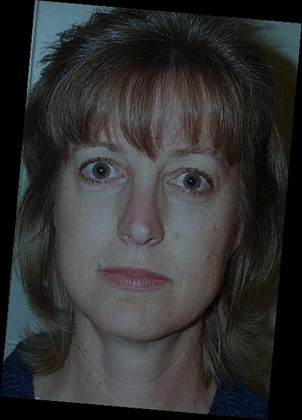
%> input picture report/im7_img.jpg, 302 x 420 px, shrunk from 494 x 688 before the run
$ octave --eval "result = tnm034(imread('report/im7_img.jpg'));"   (GNU Octave 9; MATLAB toolbox functions it lacks are replaced by stand-ins)
%> lines starting %> are read from the running program, lines starting %| are printed output that depends on the picture; in (x1, y1, x2, y2) boxes, pixels count from 0 and x2, y2 are one past the last pixel; in counts of white or black regions, pixels touching at a corner belong together; the program's own positions count from 1
### colorCorrect.m
function output_image = colorCorrrect(input)
% color correct an image using gray world assumption

% calculate mean value for each layer
red = input(:,:,1);
green = input(:,:,2);
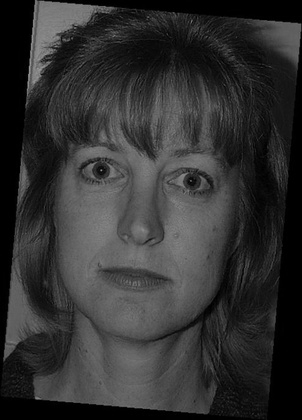
%> green: size 420x302 uint8; min 0, max 155, mean 49.4
blue = input(:,:,3);
r_mean = 1/mean(red(:));
%> r_mean = 0.0202
g_mean = 1/mean(green(:));
%> g_mean = 0.0202
b_mean = 1/mean(blue(:));
%> b_mean = 0.0202

max_RGB = max(max(r_mean,g_mean),b_mean);
%> max_RGB = 0.0202

% normalize
r_mean = r_mean/max_RGB;
%> r_mean = 1
g_mean = g_mean/max_RGB;
%> g_mean = 1
b_mean = b_mean/max_RGB;
%> b_mean = 1

red = red * r_mean;
green = green * g_mean;
blue = blue * b_mean;

output_image = cat(3, red, green, blue);
%> output_image is the input picture: size 420x302x3 uint8; mean R, G, B 49.4, 49.4, 49.4

### detectAndNormalize.m
function [ normalized ] = detectAndNormalize( img )
%DETECTANDNORMALIZE Detect face features and normalize and crop RGB image img

    % adjust color and colorspace
    img = colorCorrect(img);
    ycc = rgb2ycbcr(img);
%> ycc: size 420x302x3 uint8; mean of channels 1, 2, 3 58.4, 128, 128
    yccorig = ycc;
    ycc = chromaTransformation(ycc);

    normalized = 0;
    % detect skin
    skinModelThreshold = 2;

    mask = skinModel(ycc, skinModelThreshold);
    % detect eyes and mouth
    eye = eyeMap(yccorig);
    mouth = mouthMap(yccorig, mask);

    % apply face mask to eye map
    eye = normalize(double(eye).*double(mask(:,:,1)), 255);
    eye = uint8(eye);

    % crop image
    numEyes = 0;
    numMouths = 0;
    eyeTresh = 230;
    mouthTresh= 120;
    le = 0;
    re = 0;
    m = 0;
    while(((numEyes < 2 && numMouths < 1) || sum(le+re+m) == 0 )&& (eyeTresh > 0 && mouthTresh > 0))
        [le,re, m, numEyes, numMouths] = faceTriangle(faceCrop(eye,mask), faceCrop(mouth,mask), eyeTresh, mouthTresh);
        if(numMouths < 1)
          mouthTresh = mouthTresh - 10;
        elseif(numEyes < 2)
          eyeTresh = eyeTresh - 10;
        elseif(sum(le+re+m) == 0)
            mouthTresh = mouthTresh - 10;
            eyeTresh = eyeTresh - 10;
        end
    end

    if(eyeTresh == 0 || mouthTresh == 0 || sum(le+re+m) == 0)
        return
    end
    cropped = faceCrop(img,mask);

    % warp faces to match eachother
    pts = [le, 1;
           re, 1;
           m, 1];
    aligned = alignFace(cropped, pts);

    aligned = rgb2gray(aligned);
    normalized = aligned;
    normalized = histeq(aligned);

end

### chromaTransformation.m
function [ chroma_img ] = chromaTransformation(img)
%CHROMATRANSFORMATION Transform the chroma of YCrCb input image img
%   Detailed explanation goes here

    Y = img(:, :, 1);
    Cb = img(:, :, 2);
    Cr = img(:, :, 3);
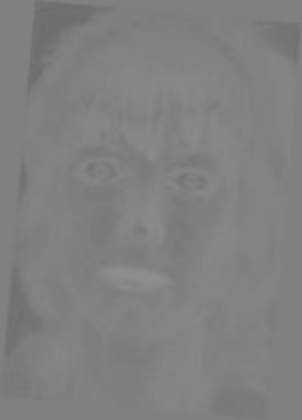
%> Cr: size 420x302 uint8; min 108, max 143, mean 128

    % neat constants from appendix A of "Face Detection in Color Images"
    % spread values
    Wcb = 46.97;
    WLcb = 23;
    WHcb = 14;
    Wcr = 38.76;
    WLcr = 20;
    WHcr = 10;

    Kl = 125;
    Kh = 188;
    Ymin = 16;
    Ymax = 235;

    % binary threshold images
    Yl = uint8(Y < Kl);
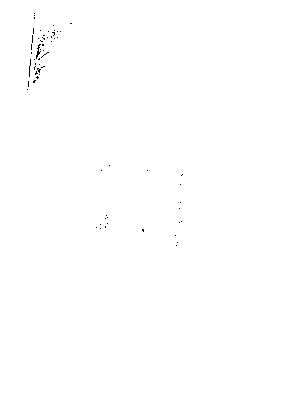
%> Yl: size 420x302 uint8; values 0 (black) and 1 (white), 99.8% white; black in thin lines or dots, all inside (x1, y1, x2, y2) = (27, 13, 183, 246)
    Yh = uint8(Y > Kh);
%> Yh: size 420x302 uint8; every value is 0
    Yi = uint8(Y >= Kl) .* uint8(Y <= Kh);
    % calc center values Cb, Equation 7
    Ba = 108;
    Bb = 118;
    CbCenterl = Ba + (Kl - Y) * (Bb - Ba) / (Kl - Ymin);
    CbCenterh = Ba + (Y - Kh) * (Bb - Ba) / (Ymax - Kh);
%> CbCenterh: size 420x302 uint8; every value is 108

    CbCenter = CbCenterl .* Yl + CbCenterh .* Yh;
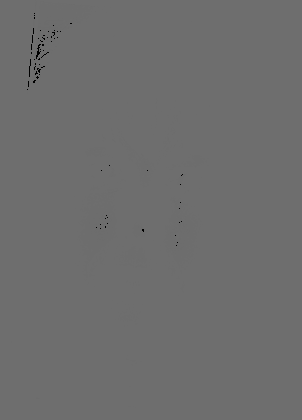
%> CbCenter: size 420x302 uint8; min 0, max 110, mean 109.8

    % calc center values Cr, Equation 8
    Ra = 154;
    Rb = 144;
    Rc = 132;
    CrCenterl = Ra - (Kl - Y) * (Ra - Rb) / (Kl - Ymin);
    CrCenterh = Ra + (Y - Kh) * (Ra - Rc) / (Ymax - Kh);
%> CrCenterh: size 420x302 uint8; every value is 154

    CrCenter = CrCenterl .* Yl + CrCenterh .* Yh;
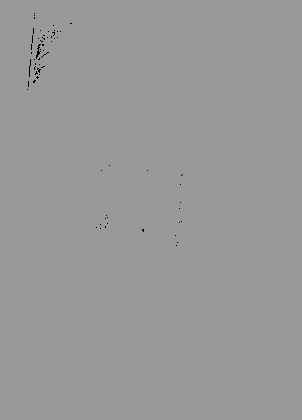
%> CrCenter: size 420x302 uint8; min 0, max 154, mean 151.8

    % calculate spread of b equation 6
    SpreadBl = clusterSpreadL(WLcb, Y, Ymin, Wcb, Kl);
    SpreadBh = clusterSpreadH(WHcb, Y, Ymax, Wcb, Kh);
%> in clusterSpreadH, `res = WHc + ((Ymax - Y) * (Wc - WHc)) / (Ymax - Kh);`: res: size 420x302 uint8; every value is 19

    SpreadB = SpreadBl .* Yl + SpreadBh .* Yh;

    % calculate spread of r equation 6
    SpreadRl = clusterSpreadL(WLcr, Y, Ymin, Wcr, Kl);
    SpreadRh = clusterSpreadH(WHcr, Y, Ymax, Wcr, Kh);
%> in clusterSpreadH (call 2), `res = WHc + ((Ymax - Y) * (Wc - WHc)) / (Ymax - Kh);`: res: size 420x302 uint8; every value is 15

    SpreadR = SpreadRl .* Yl + SpreadRh .* Yh;

    % actually calculate the new Cb and Cr, equation 5
    krConst = 168;
    kbConst = 184;
    CPrimB = cPrim(Cb, Wcb, SpreadB, CbCenter, kbConst);
%> in cPrim, `res = res + K;`:
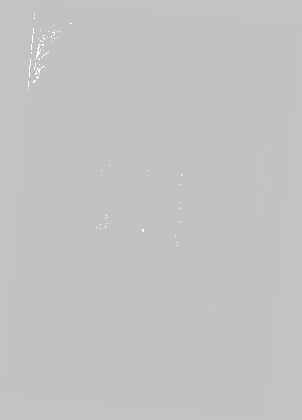
%> res: size 420x302 uint8; min 194, max 255, mean 194.3
    CPrimR = cPrim(Cr, Wcr, SpreadR, CrCenter, krConst);
    % combine the results of the different threshold images
    CPrimBi = Cb .* Yi;
    CprimB = CPrimB.*(Yl+Yh) + CPrimBi;

    CPrimRi = Cr .* Yi;
    CprimR = CPrimR.*(Yl+Yh) + CPrimRi;
    % merge into one image
    chroma_img = Y;
    chroma_img(:, :, 2) = CprimB;
    chroma_img(:, :, 3) = CprimR;
%> chroma_img: size 420x302x3 uint8; mean of channels 1, 2, 3 58.4, 194.1, 167.9
end

% Equation 5
function [res] = cPrim(C, Wc, clusterSpread, Ccenter, K)
    res = C - Ccenter;
    res = res * Wc ./ clusterSpread;
    res = res + K;
end

% Equation 6
function [res] = clusterSpreadL(WLc, Y, Ymin, Wc, Kl)
    res = WLc + ((Y - Ymin) * (Wc - WLc)) / (Kl - Ymin);
end

function [res] = clusterSpreadH(WHc, Y, Ymax, Wc, Kh)
    res = WHc + ((Ymax - Y) * (Wc - WHc)) / (Ymax - Kh);
end

### skinModel.m
% Create face mask from YCC image
function [faceMask] = skinModel(transformedImage, threshold)
%> called with threshold = 2
% facemask is the elliptical model for skin tones
% transformedImage is the chroma transformed image
% threshold value sets how strict the skin model should be to values
% in the image

theta = 2.53;
cx = 109.38;
cy = 152.02;
ecx = 1.6;
ecy = 2.41;

a = 25.39;
a2 = a*a;
b = 14.03;
b2 = b*b;

imgSize = size(transformedImage);
%> imgSize = [420 302 3]
imgX = imgSize(1);
%> imgX = 420
imgY = imgSize(2);
%> imgY = 302
%equation 10
trans  = [ cos(theta) sin(theta);
          -sin(theta) cos(theta) ];

imgCb(:,:) = double(transformedImage(:,:,2)) - cx;
imgCr(:,:) = double(transformedImage(:,:,3)) - cy;

posX = imgCb*cos(theta)+imgCr*sin(theta);
posY = imgCb*-sin(theta)+imgCr*cos(theta);

faceMask = ( ((posX - ecx).^2 ./ a2 + (posY - ecy).^2 ./ b2) <= threshold);


% morphological operations, closing, open, closing
diskSize = 20;
kernel = strel('disk', diskSize);
faceMask = imclose(faceMask, kernel);
diskSize = 4;
kernel = strel('disk', diskSize);
faceMask = imopen(faceMask, kernel);
diskSize = 25;
kernel = strel('disk', diskSize);
faceMask = imclose(faceMask, kernel);
% fill in blanks of the objects
faceMask = imfill(faceMask,'holes');

% assume largest area is face and use only that using matlab magic
if (sum(sum(faceMask)) == 0)
    faceMask = skinModel(transformedImage, threshold+.2);
%> in skinModel (call 3), `faceMask = ( ((posX - ecx).^2 ./ a2 + (posY - ecy).^2 ./ b2) <= thresh..`: faceMask: size 420x302 logical; 0% white in thin lines or dots, all inside (x1, y1, x2, y2) = (101, 170, 176, 236)
%> in skinModel (call 4), `faceMask = ( ((posX - ecx).^2 ./ a2 + (posY - ecy).^2 ./ b2) <= thresh..`: faceMask: size 420x302 logical; 0.01% white in thin lines or dots, all inside (x1, y1, x2, y2) = (96, 170, 182, 236)
%> call 5 of skinModel, with threshold = 2.8
%> in skinModel (call 5), `faceMask = ( ((posX - ecx).^2 ./ a2 + (posY - ecy).^2 ./ b2) <= thresh..`: faceMask: size 420x302 logical; 0.02% white in thin lines or dots, all inside (x1, y1, x2, y2) = (31, 44, 182, 246)
%> in skinModel (call 5), `faceMask = imclose(faceMask, kernel);`:
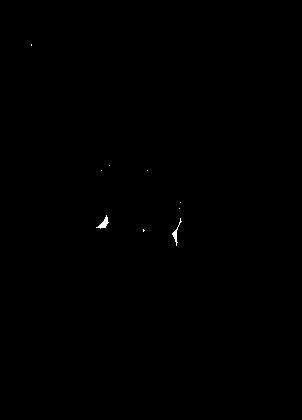
%> faceMask: size 420x302 logical; 0.11% white; 9 white regions (7 under 20 px), largest, box (x1, y1, x2, y2) and area: (96, 215, 109, 229) 69, (172, 218, 182, 246) 59
%> in skinModel (call 6), `faceMask = ( ((posX - ecx).^2 ./ a2 + (posY - ecy).^2 ./ b2) <= thresh..`: faceMask: size 420x302 logical; 0.03% white in thin lines or dots, all inside (x1, y1, x2, y2) = (27, 44, 182, 246)
%> in skinModel (call 6), `faceMask = imclose(faceMask, kernel);`: faceMask: size 420x302 logical; 0.12% white; 12 white regions (10 under 20 px), largest, box (x1, y1, x2, y2) and area: (96, 215, 109, 229) 70, (172, 218, 182, 246) 59
%> in skinModel (call 7), `faceMask = ( ((posX - ecx).^2 ./ a2 + (posY - ecy).^2 ./ b2) <= thresh..`: faceMask: size 420x302 logical; 0.03% white in thin lines or dots, all inside (x1, y1, x2, y2) = (27, 15, 183, 246)
    return
else
    faceMask = largestArea(faceMask);
    faceMask(:,:,2) = faceMask;
    faceMask(:,:,3) = faceMask(:,:,2);
end

### largestArea.m
function [ out ] = largestArea( in )
%remove all smaller areas in a image and only keep the largest one
CC = bwconncomp(in);
%> CC = 1 connected component
numPixels = cellfun(@numel,CC.PixelIdxList);
%> numPixels = 129
[biggest,idx] = max(numPixels);
%> biggest = 129; idx = 1
out = zeros(size(in));
out(CC.PixelIdxList{idx}) = in(CC.PixelIdxList{idx});
end

### normalize.m
function [ out ] = normalize(inp, top, bottom)
%> called with top = 255
%NORMALIZE normalize input args
%   normalize(inp, top)
%   input  - the input value to normalize to [top..bottom]
%   top    - the wanted top value after normalization (default 1)
%   bottom - the wanted bottom value after normalization (default 0)
    % default values
    if nargin == 1
        top = 1;
        bottom = 0;
    elseif nargin == 2
        bottom = 0;
    end

    maxX = max(inp(:));
%> maxX = 0.319
    minX = min(inp(:));
%> minX = 0.221

    % to [0..1]
    out = inp - minX;
    out = out / (maxX - minX);

    % to [bottom..top]
    out = bottom + out * (top - bottom);
end

### mouthMap.m
% Mouth map YCC img
function [mouthMap] = mouthMap(img, faceMask)

    Cb = im2double(img(:,:,2));
    Cr = im2double(img(:,:,3));
    CrSquared = Cr.^2;
    CrCb = (Cr./Cb);

    CrSquared = normalize(CrSquared, 255);
    CrCb = normalize(CrCb, 255);

    eta = 0.95 * mean(CrSquared(:))/mean(CrCb(:));
%> eta = 0.793

    mouthMap = CrSquared.*((CrSquared -(eta.*CrCb)).^2);
    mouthMap = uint8(255*mouthMap/max(mouthMap(:)));

    diskSize = 10;
    kernel = strel('disk', diskSize);
    mouthMap = imclose(mouthMap, kernel);

end

### faceCrop.m
function [ cropped ] = faceCrop( image,mask )
% crop image to face mask
    vertical = any(mask(:,:,1), 2);
    horizontal = any(mask(:,:,1), 1);
    ymin = find(vertical, 1, 'first'); % Y1
    ymax = find(vertical, 1, 'last'); % Y2
    xmin = find(horizontal, 1, 'first'); % X1
    xmax = find(horizontal, 1, 'last'); % X2

    width = xmax-xmin;
    height = ymax-ymin;

    cropped = imcrop(image,[xmin ymin width height]);
end

### faceTriangle.m
function [ leftEye, rightEye, mouthPos, eyeCount, mouthCount] = faceTriangle(eye, mouth, eyeTreshold, mouthTreshold)
%faceTriangle extract three points to form a triangle from eye and mouth map

mouth = mouth > mouthTreshold;
eye = eye > eyeTreshold;
diskSize = 8;
kernel = strel('disk', diskSize);
eye = imdilate(eye, kernel);
stats = regionprops('table',mouth, 'Centroid', 'BoundingBox');
mouthsDetected = size(stats.BoundingBox, 1);
j = 1;
imgSize = size(eye);
potentialMouths = [];
for i=1:mouthsDetected
  % if the region is twice as wide than its height, its a potential mouth
  if(stats.BoundingBox(i,3)/stats.BoundingBox(i,4) > 1)
      potentialMouths(j, :) = stats.Centroid(i,:);
      j = j+1;
  end
end

stats = regionprops('table',eye,'Centroid',...
 'MajorAxisLength','MinorAxisLength');

%DEBUG prints number of mouths and eyes found
eyesDetected = size(stats.Centroid,1);
mouthDetected = size(potentialMouths, 1);

potentialComb = [];
if(potentialMouths)
    %potential combinations counter
    pc = 1;
    for i=1:eyesDetected
        for j=i+1:eyesDetected
            for k=1:mouthDetected
                % potential mouth
                pm = potentialMouths(k, :);
                % potential left eye, PLE, potential right eye PRE
                firstEye = stats.Centroid(i,:);
                secondEye = stats.Centroid(j,:);
                if(firstEye(1) < secondEye(1))
                  ple = firstEye;
                  pre = secondEye;
                else
                  ple = secondEye;
                  pre = firstEye;
                end
                if ple(2) > pm(2) || pre(2) > pm(2)
                    continue
                end
                %First score: lower difference in Y is good
                eyeYDiff = 1-(1/(1+abs(pre(2)-ple(2))));

                %Second score: lower difference in eye to mouth is good
                preDist = pdist(cat(1,pre, pm), 'euclidean');
                pleDist = pdist(cat(1,ple, pm), 'euclidean');

                eyeMouthDiff= 1-1/(1+abs(preDist-pleDist));

                %third score: mouth further from bottom edge is better
                mouthEdgeDistance = pm(2)/imgSize(2);

                result = eyeYDiff+eyeMouthDiff;
                potentialComb(pc, :) = cat(2, ple,pre,pm, result);
                pc = pc + 1;
            end
        end
    end
end
if(potentialComb & size(potentialComb,1) > 0)
    sortedComb = sortrows(potentialComb,7);

    leftEye = sortedComb(1,1:2);
    rightEye = sortedComb(1,3:4);
    mouthPos = sortedComb(1,5:6);

    eyeCount = eyesDetected;
    mouthCount= mouthDetected;
else
    leftEye = [0 0];
    rightEye = [0 0];
    mouthPos = [0 0];
    eyeCount = eyesDetected;
    mouthCount = mouthDetected;
end

end

### eyeMap.m
%Assuming that img is an image which has been converted to YCBCR-colors
function [eyeMap] = eyeMap(img)

    Y = im2double(img(:,:,1));
    Cb = im2double(img(:,:,2));
    Cr = im2double(img(:,:,3));


    Cbsqr = normalize(Cb.^2, 255);
    CbNegsqr = normalize(255-(Cr.^2), 255);
    % CbNegsqr = 255*CbNegsqr/max(max(CbNegsqr));
    CbCr = normalize(Cb./Cr, 255);
    % CbCr = 255*CbCr/max(max(CbCr));

    %According to formula 1 in "Face Detection in Color Images"
    eyeMapC =  (1/3) * (Cbsqr+CbNegsqr +CbCr);

    %Requires Image Processing Toolbox.
    %Creates a Morphological structuring element, namely a disk which
    %we can use for erision/dilation. 4 is the radius.diskSize = 10;
    diskSize = 8;
    kernel = strel('disk', diskSize);
    NOMINATOR = imdilate(Y, kernel);
    DENOMINATOR = imerode(Y, kernel);
    eyeMapL = NOMINATOR./(DENOMINATOR+1);

    %Return value
    eyeMap = eyeMapL.*eyeMapC;

end

### tnm034.m
% Find matching faces from predefined database
function [id, result] = tnm034(img)
load database
% im: Image of unknown face, RGB-image in uint8 format in the range [0,255]
%
% id: The identity number (integer) of the identified person,
% i.e '1', '2',...,'16'for the persons belonging to 'db1' and '0' for all other
% faces.

    alignedFace = detectAndNormalize(img);
%> after the loop in detectAndNormalize, `while(((numEyes < 2 && numMouths < 1) || sum(le+re+m) == 0 )&& (eyeTre..`: eyeTresh = 230; mouthTresh = 0
%> alignedFace = 0
    faceSize = sum(sum(size(alignedFace)));
%> faceSize = 2
    numberOfVectors = 16;
    threshold = 300;
    % only continue if we find a face
    if(faceSize > 10)
        % call global eigenDatabase
        [id, result] = findFaceInDB(alignedFace, databaseEigenVectors, databaseMeanImage, faceWeights, numberOfVectors);
        w = result(1,2);
        if(w > threshold)
          id = 0;
        end
    else
        result = -1;
        id = 0; %FIXME: can we keep this as -1 for no face?
    end

end
